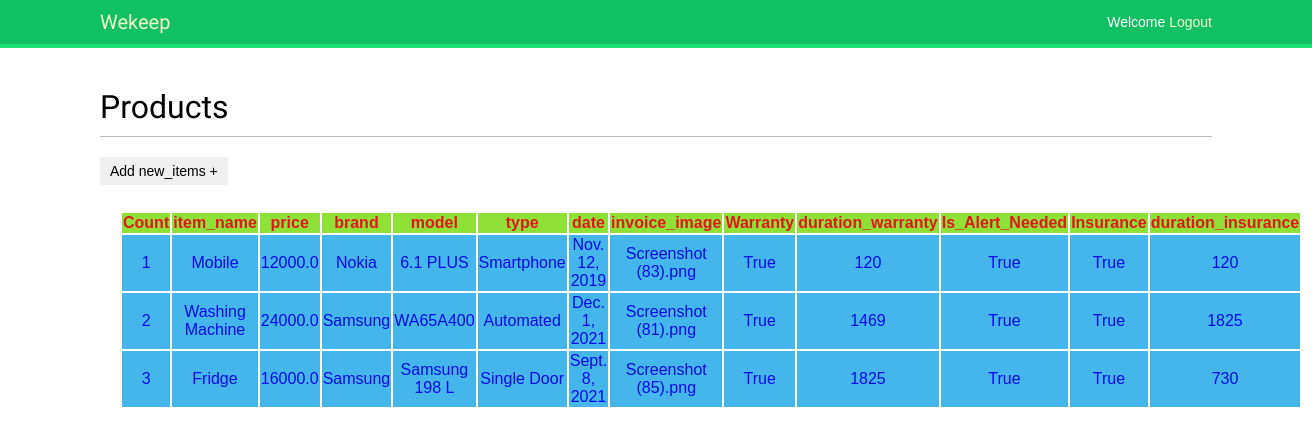
Screenshot of /account/items/ (signed in) with the database file from the repository.
### account/models.py (models this page shows)
class product(models.Model):
    item_name = models.CharField(max_length=30,default='NULL')
    price = models.FloatField(default='NULL')
    brand = models.CharField(max_length=30,default='NULL')
    model = models.CharField(max_length=50,default='NULL')
    type = models.CharField(max_length=50,default='NULL')
    date = models.DateField(default='0000-00-00')
    invoice_image = models.ImageField(default='NULL')
    Warranty = models.BooleanField(default='NULL')
    duration_warranty = models.IntegerField(default='NULL')
    Is_Alert_Needed = models.BooleanField(default='NULL')
    Insurance = models.BooleanField(default='NULL')
    duration_insurance = models.IntegerField(default='NULL')

### account/views.py (the view)
# urls.py: path('items/', views.items, name='items'),
def items(request):
    productData = product.objects.all()
    data = {
        'productData': productData
    }
    return render(request, 'account/items.html', data)

### account/templates/account/items.html (shortened to what this page needs)
{% extends "base.html" %}
{% load static %}
{% block content %}
<h1 xmlns="http://www.w3.org/1999/html">Products</h1>
<a href="{% url "new_items" %}"><input type="button" value="Add new_items +"></a>
<br>
<br>
<br>
<div class="display_table" style="border-bottom-right-radius:20px; padding-left:20px; padding-right:20px; padding-bottom:20px;">
    <table class='table' style=" font-size:16px; text-align:center; width 95%; margin: auto;">
            <thead>
              <tr style="background:#8FE138; color:#E1171E;">
                <th>Count</th>
                <th>item_name</th>
                <th>price</th>
                <th>brand</th>
                <th>model</th>
                <th>type</th>
                <th>date</th>
                <th>invoice_image</th>
                <th>Warranty</th>
                <th>duration_warranty</th>
                <th>Is_Alert_Needed</th>
                <th>Insurance</th>
                <th>duration_insurance</th>
              </tr>
            </thead>
        {% for n in productData %}
        <tr style="background:#45B6EB ; color:#0909E8;">
            <td>{{forloop.counter}}</td>
            <td>{{ n.item_name}}</td>
            <td>{{ n.price}}</td>
            <td>{{ n.brand}}</td>
            <td>{{ n.model}}</td>
            <td>{{ n.type }}</td>
            <td>{{ n.date }}</td>
            <td>{{ n.invoice_image }}</td>
            <td>{{ n.Warranty }}</td>
            <td>{{ n.duration_warranty }}</td>
            <td>{{ n.Is_Alert_Needed }}</td>
            <td>{{ n.Insurance }}</td>
            <td>{{ n.duration_insurance }}</td>
        </tr>
        {% endfor %}
    </table>
</div>
{% endblock %}

### account/static/css/base.css (style rules this page uses)
body { margin:0; padding:0; font-family:helvetica, sans-serif; }
a { color:#12c064; text-decoration:none; }
h1, h2, h3, h4, h5 , h6 { font-family: 'Muli', sans-serif; font-weight:normal; }
h1 { border-bottom:1px solid #bbb; padding:0 0 10px 0; margin:10px 0 20px 0; }
input, textarea { clear:both; float:left; margin:0 0 10px; background:#efefef; border:0; padding:6px 10px; font-size:14px; }

### rows the page displays
product: item_name "Mobile", price "12000.0", brand "Nokia", model "6.1 PLUS", type "Smartphone", date "Nov. 12, 2019", invoice_image "Screenshot (83).png", Warranty "True", duration_warranty "120", Is_Alert_Needed "True", Insurance "True", duration_insurance "120"
product: item_name "Washing Machine", price "24000.0", brand "Samsung", model "WA65A400", type "Automated", date "Dec. 1, 2021", invoice_image "Screenshot (81).png", Warranty "True", duration_warranty "1469", Is_Alert_Needed "True", Insurance "True", duration_insurance "1825"
product: item_name "Fridge", price "16000.0", brand "Samsung", model "Samsung 198 L", type "Single Door", date "Sept. 8, 2021", invoice_image "Screenshot (85).png", Warranty "True", duration_warranty "1825", Is_Alert_Needed "True", Insurance "True", duration_insurance "730"
